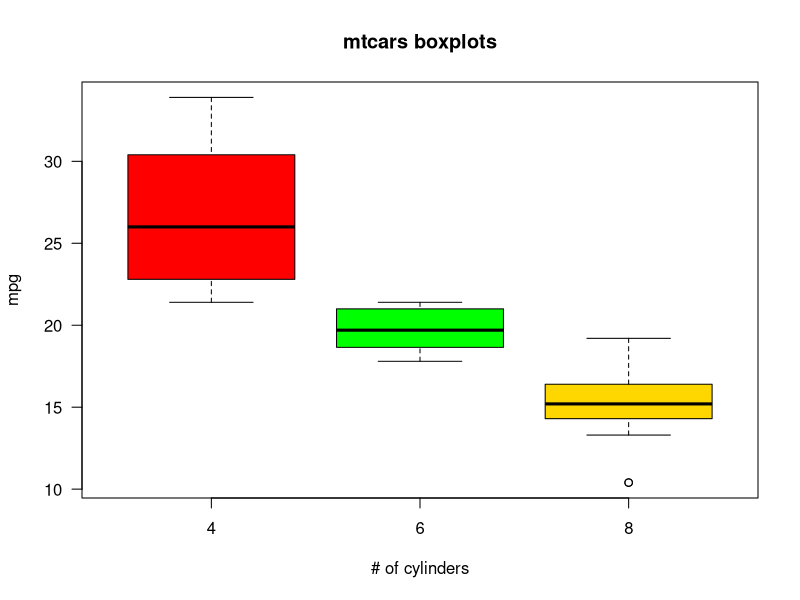

Source code (R): (Note: this script raises an error after producing the figure.)
## ---- chunk 1
# 1. 
data()
data(mtcars)

# 2. 
?mtcars
str(mtcars)
head(mtcars)
mtcars
View(mtcars)

# field notes, lab reports, scientific instruments, Google, etc. 

# 3. 
# Larger engine equals less miles per gallon? 

# 4. 
boxplot(mpg ~ cyl, data = mtcars,
        col = c("red", "green", "gold"),
        main = "mtcars boxplots",
        xlab = "# of cylinders",
        ylab = "mpg", las = 1)

# or

plot_box = ggplot(mtcars, aes(cyl, mpg, 
                              fill = as.factor(cyl))) + 
  geom_boxplot() + 
  theme(legend.position = "top") + 
  labs(fill = "Cylinders")
plot_box

# 5. 
cor.test(mtcars$mpg, mtcars$cyl)

# 6. 
plot_scatter = ggplot(mtcars, aes(hp, mpg, color = mpg)) + 
  geom_point(size = 8, alpha = 0.8) +
  theme_minimal() 
plot_scatter

# 7. 
lm1 = lm(mpg ~ cyl, data = mtcars)
lm1
summary(lm1)
## ---- chunk 2
for (i in 1:10) {
  print(i / 12)
}

# or

for (time in c(12, 1, 2, 3, 4, 5, 6, 7, 8, 9, 10, 11)) {
  print(paste("The time is", time, "AM"))
}
## ---- chunk 3
for (x in c(2,4,6,8,10,12)) {
  if (x < 8) {
    print(paste("Whoa the number is", x))
  }else{
    print("nope...")
  }
}

# or

for (i in 1:12) # what happened to the curly braces? 
    if (i < 10) {
        print(paste("The time is", i, "o'clock"))
        }else{
        print("It is getting late!")
}
## ---- chunk 4
## See the Part 4 .Rmd file for the answer
